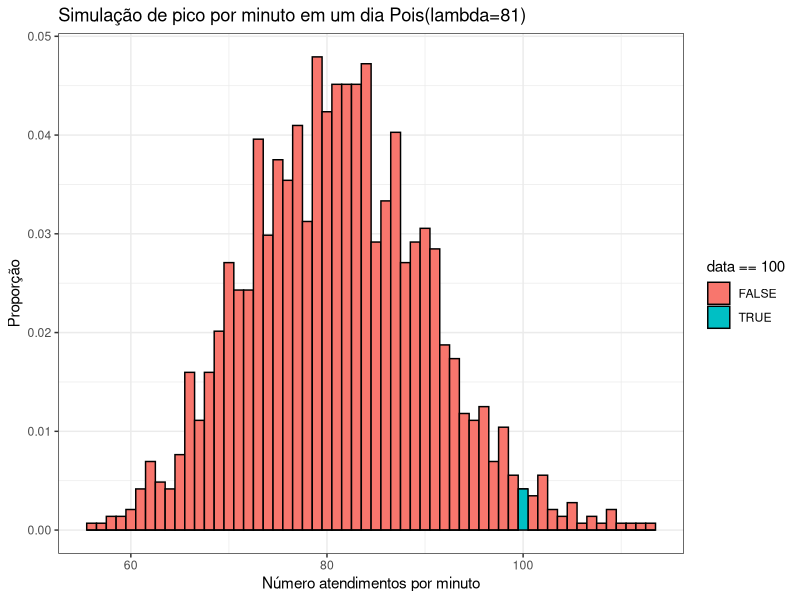
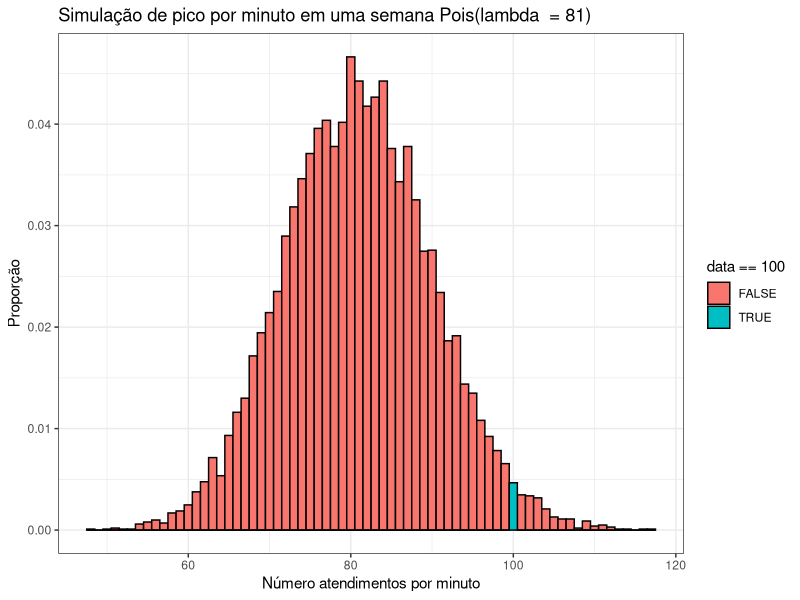
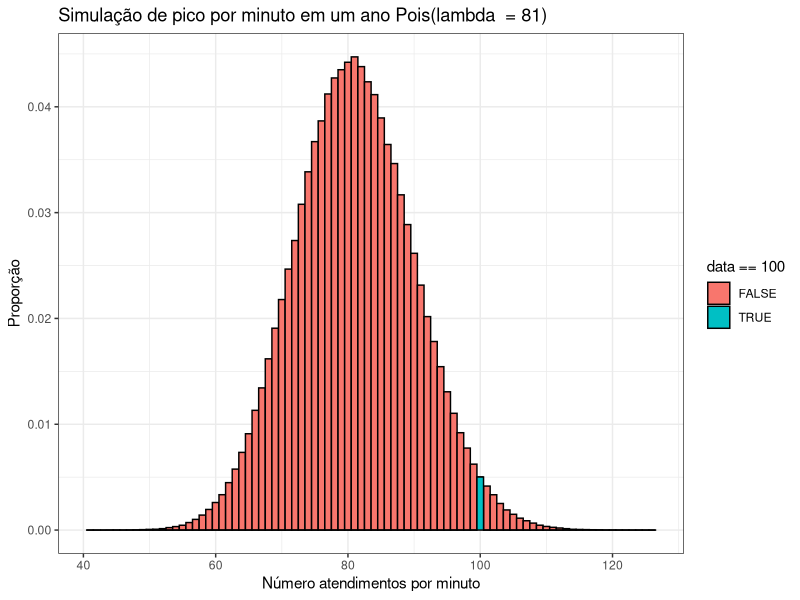

These figures' R source, in order:
## ---- chunk 1
knitr::opts_chunk$set(echo = TRUE)
## ---- chunk 2
suppressMessages(library(ggplot2))
suppressMessages(library(dplyr))
## ---- chunk 3
pois_dist = dpois(100, 81)
pois_dist = round(pois_dist, digits = 5) * 100
pois_dist
## ---- chunk 4
set.seed(2)

atdDia <- data.frame('data' = rpois(1440, 81))

atdDia %>% ggplot() +
  geom_histogram(aes(x = data,
                     y = stat(count / sum(count)),
                     fill = data == 100),
                 binwidth = 1,
                 color = 'black',) +
  scale_x_continuous() + 
  labs(x = 'Número atendimentos por minuto',
       y = 'Proporção',
       title = 'Simulação de pico por minuto em um dia Pois(lambda=81)') +
  theme_bw()
## ---- chunk 5
set.seed(2)

atdDia <- data.frame('data' = rpois(10080, 81))

atdDia %>% ggplot() +
  geom_histogram(aes(x = data,
                     y = stat(count / sum(count)),
                     fill = data == 100),
                 binwidth = 1,
                 color = 'black',) +
  scale_x_continuous() + 
  labs(x = 'Número atendimentos por minuto',
       y = 'Proporção',
       title = 'Simulação de pico por minuto em uma semana Pois(lambda  = 81)') +
  theme_bw()
## ---- chunk 6
set.seed(2)

atdDia <- data.frame('data' = rpois(525600, 81))

atdDia %>% ggplot() +
  geom_histogram(aes(x = data,
                     y = stat(count / sum(count)),
                     fill = data == 100),
                 binwidth = 1,
                 color = 'black',) +
  scale_x_continuous() + 
  labs(x = 'Número atendimentos por minuto',
       y = 'Proporção',
       title = 'Simulação de pico por minuto em um ano Pois(lambda  = 81)') +
  theme_bw()
